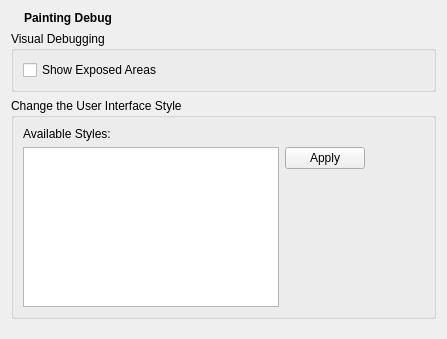
<?xml version="1.0" encoding="UTF-8"?>
<ui version="4.0">
 <author>Enrico Ros</author>
 <class>PaintingPanel</class>
 <widget class="QWidget" name="PaintingPanel">
  <property name="geometry">
   <rect>
    <x>0</x>
    <y>0</y>
    <width>447</width>
    <height>339</height>
   </rect>
  </property>
  <layout class="QVBoxLayout" name="verticalLayout">
   <item>
    <layout class="QHBoxLayout" name="horizontalLayout">
     <item>
      <widget class="QLabel" name="label">
       <property name="sizePolicy">
        <sizepolicy hsizetype="Fixed" vsizetype="Fixed">
         <horstretch>0</horstretch>
         <verstretch>0</verstretch>
        </sizepolicy>
       </property>
       <property name="pixmap">
        <pixmap resource="../nokiaqtbackend.qrc">:/inspector/painting/menu-energy.png</pixmap>
       </property>
      </widget>
     </item>
     <item>
      <widget class="QLabel" name="titleLabel">
       <property name="sizePolicy">
        <sizepolicy hsizetype="Preferred" vsizetype="Fixed">
         <horstretch>0</horstretch>
         <verstretch>0</verstretch>
        </sizepolicy>
       </property>
       <property name="text">
        <string>&lt;b&gt;Painting Debug&lt;/b&gt;</string>
       </property>
      </widget>
     </item>
    </layout>
   </item>
   <item>
    <widget class="QGroupBox" name="groupBox">
     <property name="title">
      <string>Visual Debugging</string>
     </property>
     <layout class="QVBoxLayout" name="verticalLayout_2">
      <item>
       <widget class="QCheckBox" name="debugBox">
        <property name="text">
         <string>Show Exposed Areas</string>
        </property>
       </widget>
      </item>
     </layout>
    </widget>
   </item>
   <item>
    <widget class="QGroupBox" name="groupBox_2">
     <property name="title">
      <string>Change the User Interface Style</string>
     </property>
     <layout class="QGridLayout" name="gridLayout">
      <item row="1" column="0">
       <widget class="QListWidget" name="styleListWidget">
        <property name="editTriggers">
         <set>QAbstractItemView::NoEditTriggers</set>
        </property>
        <property name="selectionBehavior">
         <enum>QAbstractItemView::SelectRows</enum>
        </property>
        <property name="verticalScrollMode">
         <enum>QAbstractItemView::ScrollPerPixel</enum>
        </property>
        <property name="sortingEnabled">
         <bool>true</bool>
        </property>
       </widget>
      </item>
      <item row="1" column="1">
       <widget class="QDialogButtonBox" name="styleBox">
        <property name="orientation">
         <enum>Qt::Vertical</enum>
        </property>
        <property name="standardButtons">
         <set>QDialogButtonBox::Apply</set>
        </property>
       </widget>
      </item>
      <item row="0" column="2" rowspan="2">
       <spacer name="horizontalSpacer">
        <property name="orientation">
         <enum>Qt::Horizontal</enum>
        </property>
        <property name="sizeHint" stdset="0">
         <size>
          <width>40</width>
          <height>20</height>
         </size>
        </property>
       </spacer>
      </item>
      <item row="0" column="0" colspan="2">
       <widget class="QLabel" name="label_2">
        <property name="text">
         <string>Available Styles:</string>
        </property>
       </widget>
      </item>
     </layout>
    </widget>
   </item>
   <item>
    <spacer name="verticalSpacer">
     <property name="orientation">
      <enum>Qt::Vertical</enum>
     </property>
     <property name="sizeHint" stdset="0">
      <size>
       <width>20</width>
       <height>40</height>
      </size>
     </property>
    </spacer>
   </item>
  </layout>
 </widget>
 <resources>
  <include location="../nokiaqtbackend.qrc"/>
 </resources>
 <connections/>
</ui>
